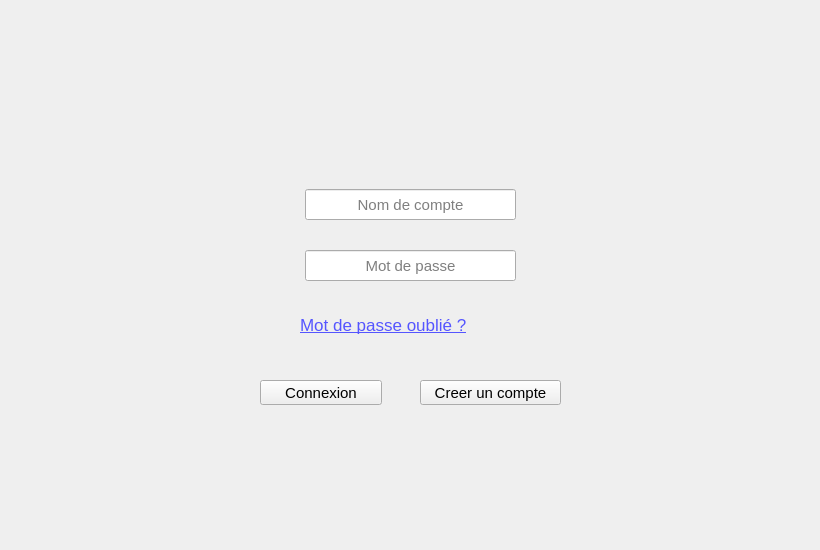
<?xml version="1.0" encoding="UTF-8"?>
<ui version="4.0">
 <class>login</class>
 <widget class="QDialog" name="login">
  <property name="geometry">
   <rect>
    <x>0</x>
    <y>0</y>
    <width>820</width>
    <height>550</height>
   </rect>
  </property>
  <property name="minimumSize">
   <size>
    <width>820</width>
    <height>550</height>
   </size>
  </property>
  <property name="maximumSize">
   <size>
    <width>820</width>
    <height>550</height>
   </size>
  </property>
  <property name="windowTitle">
   <string>Login</string>
  </property>
  <widget class="QLineEdit" name="lineEdit_id">
   <property name="geometry">
    <rect>
     <x>305</x>
     <y>189</y>
     <width>211</width>
     <height>31</height>
    </rect>
   </property>
   <property name="font">
    <font>
     <pointsize>11</pointsize>
    </font>
   </property>
   <property name="toolTip">
    <string>&lt;html&gt;&lt;head/&gt;&lt;body&gt;&lt;p&gt;Identifiant&lt;/p&gt;&lt;/body&gt;&lt;/html&gt;</string>
   </property>
   <property name="accessibleName">
    <string/>
   </property>
   <property name="layoutDirection">
    <enum>Qt::LeftToRight</enum>
   </property>
   <property name="inputMethodHints">
    <set>Qt::ImhNone</set>
   </property>
   <property name="inputMask">
    <string/>
   </property>
   <property name="text">
    <string/>
   </property>
   <property name="echoMode">
    <enum>QLineEdit::Normal</enum>
   </property>
   <property name="alignment">
    <set>Qt::AlignCenter</set>
   </property>
   <property name="dragEnabled">
    <bool>true</bool>
   </property>
   <property name="readOnly">
    <bool>false</bool>
   </property>
   <property name="placeholderText">
    <string>Nom de compte</string>
   </property>
   <property name="clearButtonEnabled">
    <bool>false</bool>
   </property>
  </widget>
  <widget class="QLabel" name="picture">
   <property name="geometry">
    <rect>
     <x>0</x>
     <y>0</y>
     <width>820</width>
     <height>550</height>
    </rect>
   </property>
   <property name="minimumSize">
    <size>
     <width>820</width>
     <height>550</height>
    </size>
   </property>
   <property name="maximumSize">
    <size>
     <width>820</width>
     <height>550</height>
    </size>
   </property>
   <property name="text">
    <string/>
   </property>
  </widget>
  <widget class="QLabel" name="label_mdpoublie">
   <property name="geometry">
    <rect>
     <x>300</x>
     <y>310</y>
     <width>221</width>
     <height>31</height>
    </rect>
   </property>
   <property name="font">
    <font>
     <family>MS Shell Dlg 2</family>
     <pointsize>13</pointsize>
     <weight>50</weight>
     <bold>false</bold>
     <underline>true</underline>
     <strikeout>false</strikeout>
    </font>
   </property>
   <property name="cursor">
    <cursorShape>PointingHandCursor</cursorShape>
   </property>
   <property name="text">
    <string>&lt;html&gt;&lt;head/&gt;&lt;body&gt;&lt;p&gt;&lt;span style=&quot; color:#5555ff;&quot;&gt;Mot de passe oublié ?&lt;/span&gt;&lt;/p&gt;&lt;/body&gt;&lt;/html&gt;</string>
   </property>
   <property name="textInteractionFlags">
    <set>Qt::LinksAccessibleByMouse</set>
   </property>
  </widget>
  <widget class="QPushButton" name="pushButton_2">
   <property name="geometry">
    <rect>
     <x>260</x>
     <y>380</y>
     <width>122</width>
     <height>25</height>
    </rect>
   </property>
   <property name="font">
    <font>
     <pointsize>11</pointsize>
    </font>
   </property>
   <property name="text">
    <string>Connexion</string>
   </property>
   <property name="checkable">
    <bool>false</bool>
   </property>
   <property name="checked">
    <bool>false</bool>
   </property>
   <property name="autoDefault">
    <bool>false</bool>
   </property>
   <property name="default">
    <bool>false</bool>
   </property>
   <property name="flat">
    <bool>false</bool>
   </property>
  </widget>
  <widget class="QLineEdit" name="lineEdit_mdp">
   <property name="geometry">
    <rect>
     <x>305</x>
     <y>250</y>
     <width>211</width>
     <height>31</height>
    </rect>
   </property>
   <property name="font">
    <font>
     <pointsize>11</pointsize>
    </font>
   </property>
   <property name="toolTip">
    <string>&lt;html&gt;&lt;head/&gt;&lt;body&gt;&lt;p&gt;Mot de passe&lt;/p&gt;&lt;/body&gt;&lt;/html&gt;</string>
   </property>
   <property name="echoMode">
    <enum>QLineEdit::Password</enum>
   </property>
   <property name="alignment">
    <set>Qt::AlignCenter</set>
   </property>
   <property name="placeholderText">
    <string>Mot de passe</string>
   </property>
  </widget>
  <widget class="QPushButton" name="pushButton">
   <property name="geometry">
    <rect>
     <x>420</x>
     <y>380</y>
     <width>141</width>
     <height>25</height>
    </rect>
   </property>
   <property name="font">
    <font>
     <pointsize>11</pointsize>
    </font>
   </property>
   <property name="text">
    <string>Creer un compte</string>
   </property>
   <property name="checkable">
    <bool>false</bool>
   </property>
   <property name="checked">
    <bool>false</bool>
   </property>
   <property name="autoDefault">
    <bool>false</bool>
   </property>
   <property name="default">
    <bool>false</bool>
   </property>
   <property name="flat">
    <bool>false</bool>
   </property>
  </widget>
  <widget class="QLabel" name="labes_logo">
   <property name="geometry">
    <rect>
     <x>350</x>
     <y>40</y>
     <width>120</width>
     <height>120</height>
    </rect>
   </property>
   <property name="text">
    <string/>
   </property>
  </widget>
  <zorder>picture</zorder>
  <zorder>label_mdpoublie</zorder>
  <zorder>pushButton_2</zorder>
  <zorder>pushButton</zorder>
  <zorder>labes_logo</zorder>
  <zorder>lineEdit_id</zorder>
  <zorder>lineEdit_mdp</zorder>
 </widget>
 <resources/>
 <connections/>
</ui>
